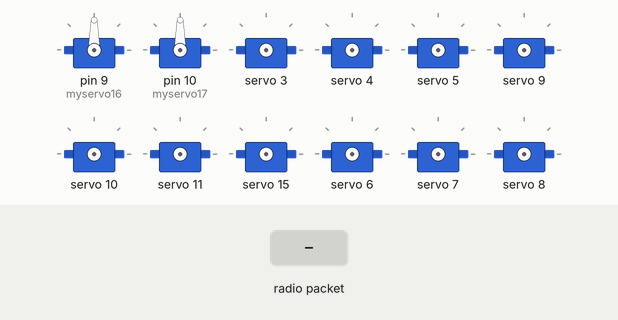
Bench run of a sketch on a simulated Arduino Uno, built with avr-gcc and run on an emulated ATmega328P. Parts: 12 × servo. The test bench sets the inputs (shaded band). No radio packets arrive unless stated; what the sketch prints to the serial monitor is not drawn.

Above: at 1.2 s.
1.3 s: radio packet "1" arrives
At 1.81 s:
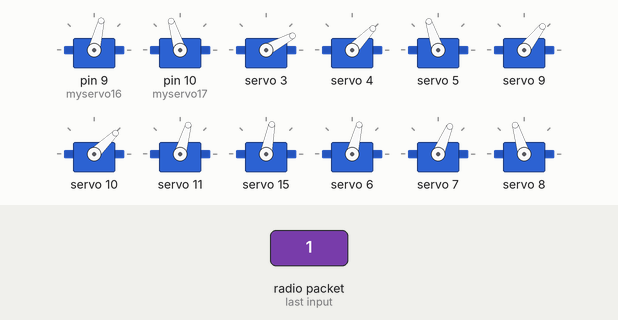
At 3.5 s:
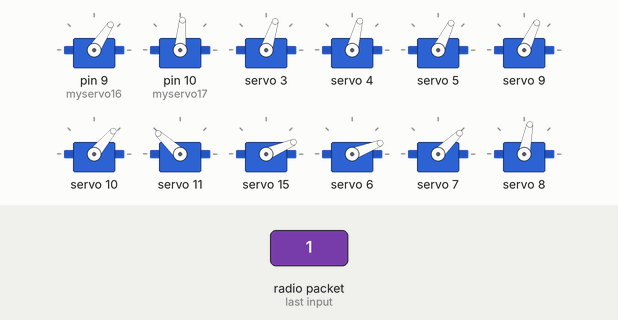
4.3 s: radio packet "2" arrives
At 16.3 s:
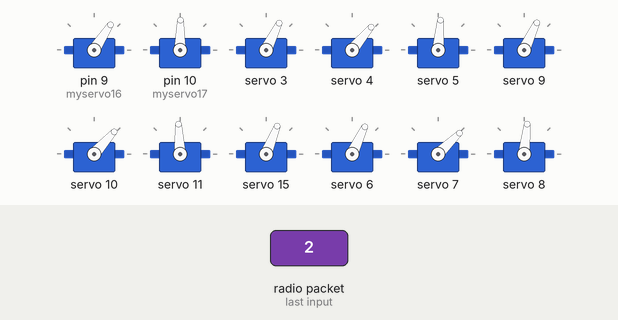
Timing chart, 0 to 16.6 s (numbered marks = the images above; inputs shaded):
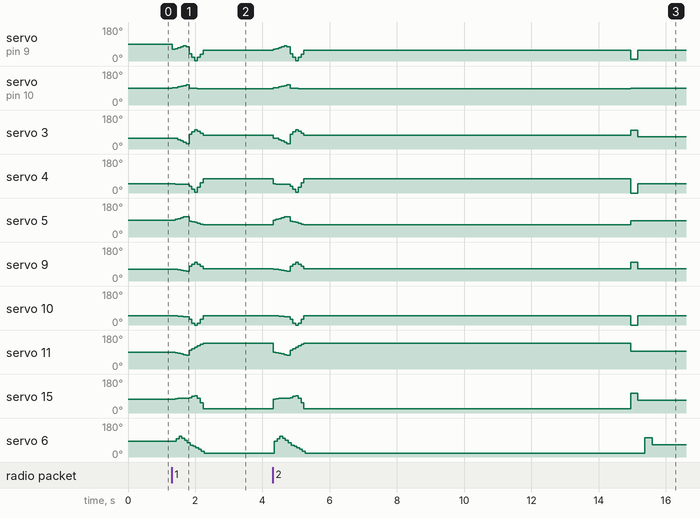

Measured:
- after the input at 1.3 s, servo on pin 10 (myservo17): rises from 90° to 107° in 0.41 s, then falls to 85° in 0.50 s; servo 5: rises from 89° to 108° in 0.33 s, then falls to 64° in 0.50 s

The sketch:

servo_calibration_servo2.ino
```cpp
#include <Wire.h>
#include <Adafruit_PWMServoDriver.h>
#include<ServoTimer2.h>
#include<math.h>
#include <VirtualWire.h>

byte message[VW_MAX_MESSAGE_LEN]; // a buffer to store the incoming messages
byte messageLength = VW_MAX_MESSAGE_LEN; // the size of the message


Adafruit_PWMServoDriver pwm = Adafruit_PWMServoDriver();

#define SERVOMIN0  115
#define SERVOMIN1  125
#define SERVOMIN2  125
#define SERVOMIN3  115
#define SERVOMIN4  125
#define SERVOMIN5  125
#define SERVOMIN6  120
#define SERVOMIN7  120
#define SERVOMIN8  125
#define SERVOMIN9  120
#define SERVOMIN10  120
#define SERVOMIN11  155
#define SERVOMIN12  120
#define SERVOMIN13  125
#define SERVOMIN14  115
#define SERVOMIN15  125

#define SERVOMAX0  575
#define SERVOMAX1  590
#define SERVOMAX2  580
#define SERVOMAX3  565
#define SERVOMAX4  590
#define SERVOMAX5  575
#define SERVOMAX6  580
#define SERVOMAX7  550
#define SERVOMAX8  570
#define SERVOMAX9  565
#define SERVOMAX10  580
#define SERVOMAX11  585
#define SERVOMAX12  570
#define SERVOMAX13  570
#define SERVOMAX14  535
#define SERVOMAX15  590

#define SERVOMIN16  140
#define SERVOMAX16  450
#define SERVOMIN17  150
#define SERVOMAX17  450

#ifndef M_PI
#define M_PI 3.1415926535
#endif

long int timecount=0;
int movecheck=1;

double constanta =4.8828125;
ServoTimer2 myservo16;
ServoTimer2 myservo17;
float Tibia=5.9,Femur=4.1,Coxa=5.2;
struct point
{
  float x,y,z;
};
struct leg
{
  float u1,u2,u3,angle1,angle2,angle3;
  point location,pos;
  float Zoffset,L,L1,Alpha,Alpha1,Alpha2,Beta,Gamma=0;
}leg[7];
/////////////////////////////////////////////////////////////////////////////////////////////////////////////////////////////////////////
float getGamma(float x,float y)
{
  return atan(y/x);
}
float getAlpha1(float zoffset,float l)
{
  return acos(zoffset/l);
}
float getAlpha2(float l)
{
  return acos((Tibia*Tibia-Femur*Femur-l*l)/(-2*Femur*l));
}
float getBeta(float l)
{
  return acos((l*l-Tibia*Tibia-Femur*Femur)/(-2*Tibia*Femur));
}
float getL(float zoffset,float l1)
{
  return sqrtf(zoffset*zoffset+((l1-Coxa)*(l1-Coxa)));
}
float getL1(float x1,float x2,float y1,float y2)
{
  return sqrt((x2-x1)*(x2-x1)+(y2-y1)*(y2-y1));
}
float toDegrees(float radian) {
    return radian * (180.0 / M_PI);
}
float toRadians(float degree)
{
  return (degree * M_PI  / 180.0) ;
}

void calculateAngles(int i)
{
    leg[i].Gamma=getGamma(leg[i].pos.x-leg[i].location.x,leg[i].pos.y-leg[i].location.y);
    leg[i].Zoffset=leg[i].pos.z-leg[i].location.z;
    leg[i].L1=getL1(leg[i].location.x,leg[i].pos.x,leg[i].location.y,leg[i].pos.y);
    leg[i].L=getL(leg[i].Zoffset,leg[i].L1);
    leg[i].Alpha1=getAlpha1(leg[i].Zoffset,leg[i].L);
    leg[i].Alpha2=getAlpha2(leg[i].L);
    leg[i].Alpha=leg[i].Alpha1+leg[i].Alpha2;
    leg[i].Beta=getBeta(leg[i].L);

    leg[i].Gamma=toDegrees(leg[i].Gamma);
    leg[i].Alpha=toDegrees(leg[i].Alpha);
    leg[i].Beta =toDegrees(leg[i].Beta);
    switch(i)
  {
    case 1:
    leg[i].Gamma-=60;
    break;
    case 2:

    break;
    case 3:
    leg[i].Gamma+=60;
    break;
    case 4:
    leg[i].Gamma-=60;
    break;
    case 5:

    break;
    case 6:
    leg[i].Gamma+=60;
    break;
  }
    //Serial.println(leg[i].Gamma);

    if(leg[i].Gamma>0) leg[i].u1=map(leg[i].Gamma,0,47,90,40);
    else leg[i].u1=map(leg[i].Gamma,0,-42,90,180);

    leg[i].u2=map(leg[i].Alpha,12,94,180,0);

    if(leg[i].Beta<90) leg[i].u3=map(leg[i].Beta,0,90,180,78);
    else leg[i].u3=map(leg[i].Beta,90,138,78,0);
}

void initLeg(int i)
{
  switch(i)
  {
    case 1:
    leg[i].pos.x=13.93675;
    leg[i].pos.y=9.498148;
    leg[i].pos.z=7.101;

    leg[i].location.x=17.725;
    leg[i].location.y=16;
    leg[i].location.z=0;
    break;

    case 2:
    leg[i].pos.x=7.8735;
    leg[i].pos.y=20;
    leg[i].pos.z=7.101;

    leg[i].location.x=15.4;
    leg[i].location.y=20;
    leg[i].location.z=0;
    break;

    case 3:
    leg[i].pos.x=13.93675;
    leg[i].pos.y=30.501852;
    leg[i].pos.z=7.101;

    leg[i].location.x=17.7255;
    leg[i].location.y=24;
    leg[i].location.z=0;
    break;

    case 4:
    leg[i].pos.x=26.06325;
    leg[i].pos.y=30.501852;
    leg[i].pos.z=7.101;

    leg[i].location.x=22.275;
    leg[i].location.y=24;
    leg[i].location.z=0;
    break;

    case 5:
    //myservo16.attach(9,SERVOMIN16*constanta,SERVOMAX16*constanta);
    //myservo17.attach(10,SERVOMIN17*constanta,SERVOMAX17*constanta);
    myservo16.attach(9);
    myservo17.attach(10);

    leg[i].pos.x=32.1265;
    leg[i].pos.y=20;
    leg[i].pos.z=7.101;

    leg[i].location.x=24.6;
    leg[i].location.y=20;
    leg[i].location.z=0;
    break;

    case 6:
    leg[i].pos.x=26.06325;
    leg[i].pos.y=9.498148;
    leg[i].pos.z=7.101;

    leg[i].location.x=22.275;
    leg[i].location.y=16;
    leg[i].location.z=0;
    break;
  }
  calculateLeg(i);
}

void calculateLeg(int i)
{
  switch(i)
  {
    case 1:
    calculateAngles(i);
    leg[i].angle3 = map(leg[i].u3, 0, 180, SERVOMIN3, SERVOMAX3);
    leg[i].angle2 = map(leg[i].u2, 0, 180, SERVOMIN4, SERVOMAX4);
    leg[i].angle1 = map(leg[i].u1, 0, 180, SERVOMIN5, SERVOMAX5);
    break;

    case 2:
    calculateAngles(i);
    leg[i].angle3 = map(leg[i].u3, 0, 180, SERVOMIN6, SERVOMAX6);
    leg[i].angle2 = map(leg[i].u2, 0, 180, SERVOMIN7, SERVOMAX7);
    leg[i].angle1 = map(leg[i].u1, 0, 180, SERVOMIN8, SERVOMAX8);
    break;

    case 3:
    calculateAngles(i);
    leg[i].angle3 = map(leg[i].u3, 0, 180, SERVOMIN9, SERVOMAX9);
    leg[i].angle2 = map(leg[i].u2, 0, 180, SERVOMIN10, SERVOMAX10);
    leg[i].angle1 = map(leg[i].u1, 0, 180, SERVOMIN11, SERVOMAX11);
    break;

    case 4:
    calculateAngles(i);
    leg[i].angle3 = map(leg[i].u3, 0, 180, SERVOMIN12, SERVOMAX12);
    leg[i].angle2 = map(leg[i].u2, 0, 180, SERVOMIN13, SERVOMAX13);
    leg[i].angle1 = map(leg[i].u1, 0, 180, SERVOMIN14, SERVOMAX14);
    break;

    case 5:
    calculateAngles(i);
    leg[i].angle3 = map(leg[i].u3, 0, 180, SERVOMIN15, SERVOMAX15);
    leg[i].angle2 = map(leg[i].u2, 0, 180, SERVOMIN16*constanta,SERVOMAX16*constanta);
    leg[i].angle1 = map(leg[i].u1, 0, 180, SERVOMIN17*constanta,SERVOMAX17*constanta);
    break;

    case 6:
    calculateAngles(i);
    leg[i].angle3 = map(leg[i].u3, 0, 180, SERVOMIN0, SERVOMAX0);
    leg[i].angle2 = map(leg[i].u2, 0, 180, SERVOMIN1, SERVOMAX1);
    leg[i].angle1 = map(leg[i].u1, 0, 180, SERVOMIN2, SERVOMAX2);
    break;
  }
}
void setLeg(int i)
{
  switch(i)
  {
    case 1:
    pwm.setPWM(3, 0, leg[i].angle3);
    pwm.setPWM(4, 0, leg[i].angle2);
    pwm.setPWM(5, 0, leg[i].angle1);
    break;
    case 2:
    pwm.setPWM(6, 0, leg[i].angle3);
    pwm.setPWM(7, 0, leg[i].angle2);
    pwm.setPWM(8, 0, leg[i].angle1);
    break;
    case 3:
    pwm.setPWM(9, 0, leg[i].angle3);
    pwm.setPWM(10, 0, leg[i].angle2);
    pwm.setPWM(11, 0, leg[i].angle1);
    break;
    case 4:
    pwm.setPWM(12, 0, leg[i].angle3);
    pwm.setPWM(13, 0, leg[i].angle2);
    pwm.setPWM(14, 0, leg[i].angle1);
    break;
    case 5:
    pwm.setPWM(15, 0, leg[i].angle3);
    myservo16.write(  leg[i].angle2);
    myservo17.write(  leg[i].angle1);
    break;
    case 6:
    pwm.setPWM(0, 0, leg[i].angle3);
    pwm.setPWM(1, 0, leg[i].angle2);
    pwm.setPWM(2, 0, leg[i].angle1);
    break;
  }
}

void moveLeg(int i,float rot,float d,float z)
{
  float x,y;
  x=sin(toRadians(rot))*d;
  y=cos(toRadians(rot))*d;
  //Serial.println(x);
  //Serial.println(y);
  leg[i].pos.x+=x;
  leg[i].pos.y+=y;
  leg[i].pos.z+=z;
  calculateLeg(i);
}

void moveBody(float rot,float d,float z)
{
      moveLeg(1,rot,-d/2,0);
      moveLeg(3,rot,-d/2,0);
      moveLeg(5,rot,-d/2,0);

      moveLeg(2,rot,d/2,-2);
      moveLeg(4,rot,d/2,-2);
      moveLeg(6,rot,d/2,-2);

    setLeg(1);
    setLeg(3);
    setLeg(5);
    delay(100);
    setLeg(2);
    setLeg(4);
    setLeg(6);
    delay(250);

      moveLeg(1,rot,-d/2,0);
      moveLeg(3,rot,-d/2,0);
      moveLeg(5,rot,-d/2,0);

      moveLeg(2,rot,d/2,2);
      moveLeg(4,rot,d/2,2);
      moveLeg(6,rot,d/2,2);

    setLeg(1);
    setLeg(3);
    setLeg(5);
    delay(100);
    setLeg(2);
    setLeg(4);
    setLeg(6);
    delay(250);

      moveLeg(1,rot,d,0);
      moveLeg(3,rot,d,0);
      moveLeg(5,rot,d,0);

      moveLeg(2,rot,-d,0);
      moveLeg(4,rot,-d,0);
      moveLeg(6,rot,-d,0);

  //1,3,5 forward
      moveLeg(2,rot,-d/2,0);
      moveLeg(4,rot,-d/2,0);
      moveLeg(6,rot,-d/2,0);

      moveLeg(1,rot,d/2,-2);
      moveLeg(3,rot,d/2,-2);
      moveLeg(5,rot,d/2,-2);

    setLeg(1);
    setLeg(3);
    setLeg(5);
    delay(100);
    setLeg(2);
    setLeg(4);
    setLeg(6);
    delay(250);
      moveLeg(2,rot,-d/2,0);
      moveLeg(4,rot,-d/2,0);
      moveLeg(6,rot,-d/2,0);

      moveLeg(1,rot,d/2,2);
      moveLeg(3,rot,d/2,2);
      moveLeg(5,rot,d/2,2);

    setLeg(1);
    setLeg(3);
    setLeg(5);
    delay(100);
    setLeg(2);
    setLeg(4);
    setLeg(6);
    delay(250);

      moveLeg(2,rot,d,0);
      moveLeg(4,rot,d,0);
      moveLeg(6,rot,d,0);

      moveLeg(1,rot,-d,0);
      moveLeg(3,rot,-d,0);
      moveLeg(5,rot,-d,0);
}

void moveBody2(float rot,float d,float z)
{
  for(int i=0;i<3;i++)
  {
      moveLeg(1,rot,-d/6.0,0);
      moveLeg(3,rot,-d/6.0,0);
      moveLeg(5,rot,-d/6.0,0);

      moveLeg(2,rot,d/6.0,-z/3.0);
      moveLeg(4,rot,d/6.0,-z/3.0);
      moveLeg(6,rot,d/6.0,-z/3.0);

    setLeg(1);
    setLeg(3);
    setLeg(5);
    delay(30);
    setLeg(2);
    setLeg(4);
    setLeg(6);
    delay(30);
  }
  for(int i=0;i<3;i++)
  {
      moveLeg(1,rot,-d/6.0,0);
      moveLeg(3,rot,-d/6.0,0);
      moveLeg(5,rot,-d/6.0,0);

      moveLeg(2,rot,d/6.0,z/3.0);
      moveLeg(4,rot,d/6.0,z/3.0);
      moveLeg(6,rot,d/6.0,z/3.0);

    setLeg(1);
    setLeg(3);
    setLeg(5);
    delay(30);
    setLeg(2);
    setLeg(4);
    setLeg(6);
    delay(30);
  }

      moveLeg(1,rot,d,0);
      moveLeg(3,rot,d,0);
      moveLeg(5,rot,d,0);

      moveLeg(2,rot,-d,0);
      moveLeg(4,rot,-d,0);
      moveLeg(6,rot,-d,0);

  //1,3,5 forward
  for(int i=0;i<3;i++)
  {
      moveLeg(2,rot,-d/6.0,0);
      moveLeg(4,rot,-d/6.0,0);
      moveLeg(6,rot,-d/6.0,0);

      moveLeg(1,rot,d/6.0,-z/3.0);
      moveLeg(3,rot,d/6.0,-z/3.0);
      moveLeg(5,rot,d/6.0,-z/3.0);

    setLeg(1);
    setLeg(3);
    setLeg(5);
    delay(30);
    setLeg(2);
    setLeg(4);
    setLeg(6);
    delay(30);
  }
  for(int i=0;i<3;i++)
  {
      moveLeg(2,rot,-d/6.0,0);
      moveLeg(4,rot,-d/6.0,0);
      moveLeg(6,rot,-d/6.0,0);

      moveLeg(1,rot,d/6.0,z/3.0);
      moveLeg(3,rot,d/6.0,z/3.0);
      moveLeg(5,rot,d/6.0,z/3.0);

    setLeg(1);
    setLeg(3);
    setLeg(5);
    delay(30);
    setLeg(2);
    setLeg(4);
    setLeg(6);
    delay(30);
  }

      moveLeg(2,rot,d,0);
      moveLeg(4,rot,d,0);
      moveLeg(6,rot,d,0);

      moveLeg(1,rot,-d,0);
      moveLeg(3,rot,-d,0);
      moveLeg(5,rot,-d,0);
}

void moveBody3(float rot,float d,float z)
{
      moveLeg(2,0,0,-z);
      moveLeg(4,0,0,-z);
      moveLeg(6,0,0,-z);
    setLeg(2);
    setLeg(4);
    setLeg(6);
    delay(30);
  for(int i=0;i<6;i++)
  {
      moveLeg(1,rot,-d/6.0,0);
      moveLeg(3,rot,-d/6.0,0);
      moveLeg(5,rot,-d/6.0,0);

      moveLeg(2,rot,d/6.0,0);
      moveLeg(4,rot,d/6.0,0);
      moveLeg(6,rot,d/6.0,0);

    setLeg(1);
    setLeg(3);
    setLeg(5);
    delay(30);
    setLeg(2);
    setLeg(4);
    setLeg(6);
    delay(30);
  }
      moveLeg(2,0,0,z);
      moveLeg(4,0,0,z);
      moveLeg(6,0,0,z);
    setLeg(2);
    setLeg(4);
    setLeg(6);
    delay(30);

      moveLeg(1,rot,d,0);
      moveLeg(3,rot,d,0);
      moveLeg(5,rot,d,0);

      moveLeg(2,rot,-d,0);
      moveLeg(4,rot,-d,0);
      moveLeg(6,rot,-d,0);

  //1,3,5 forward
      moveLeg(1,0,0,-z);
      moveLeg(3,0,0,-z);
      moveLeg(5,0,0,-z);
    setLeg(1);
    setLeg(3);
    setLeg(5);
    delay(30);

  for(int i=0;i<6;i++)
  {
      moveLeg(2,rot,-d/6.0,0);
      moveLeg(4,rot,-d/6.0,0);
      moveLeg(6,rot,-d/6.0,0);

      moveLeg(1,rot,d/6.0,0);
      moveLeg(3,rot,d/6.0,0);
      moveLeg(5,rot,d/6.0,0);

    setLeg(1);
    setLeg(3);
    setLeg(5);
    delay(30);
    setLeg(2);
    setLeg(4);
    setLeg(6);
    delay(30);
  }
      moveLeg(1,0,0,z);
      moveLeg(3,0,0,z);
      moveLeg(5,0,0,z);
    setLeg(1);
    setLeg(3);
    setLeg(5);
    delay(30);

      moveLeg(2,rot,d,0);
      moveLeg(4,rot,d,0);
      moveLeg(6,rot,d,0);

      moveLeg(1,rot,-d,0);
      moveLeg(3,rot,-d,0);
      moveLeg(5,rot,-d,0);
}

void moveHeight(float z)
{

      moveLeg(1,0,0,z);
      moveLeg(3,0,0,z);
      moveLeg(5,0,0,z);
      moveLeg(2,0,0,z);
      moveLeg(4,0,0,z);
      moveLeg(6,0,0,z);

    setLeg(1);
    setLeg(3);
    setLeg(5);
    delay(200);
    setLeg(2);
    setLeg(4);
    setLeg(6);
    delay(200);
      moveLeg(1,0,0,-z);
      moveLeg(3,0,0,-z);
      moveLeg(5,0,0,-z);
      moveLeg(2,0,0,-z);
      moveLeg(4,0,0,-z);
      moveLeg(6,0,0,-z);
}

void resetBody(float inaltime)
{
        moveLeg(1,0,0,-inaltime);
        moveLeg(3,0,0,-inaltime);
        moveLeg(5,0,0,-inaltime);
        setLeg(1);
        setLeg(3);
        setLeg(5);
        delay(200);

        moveLeg(1,0,0,inaltime);
        moveLeg(3,0,0,inaltime);
        moveLeg(5,0,0,inaltime);
        setLeg(1);
        setLeg(3);
        setLeg(5);
        delay(200);

        moveLeg(2,0,0,-inaltime);
        moveLeg(4,0,0,-inaltime);
        moveLeg(6,0,0,-inaltime);
        setLeg(2);
        setLeg(4);
        setLeg(6);
        delay(200);

        moveLeg(2,0,0,inaltime);
        moveLeg(4,0,0,inaltime);
        moveLeg(6,0,0,inaltime);
        setLeg(2);
        setLeg(4);
        setLeg(6);
        delay(200);
}
/////////////////////////////////////////////////////////////////////////////////////////////////////////////////////////////////////////

void setup()
{
  Serial.begin(9600);
  Serial.println("16 channel Servo test!");

  initLeg(1);
  initLeg(2);
  initLeg(3);
  initLeg(4);
  initLeg(5);
  initLeg(6);

  // Initialize the IO and ISR
    vw_setup(2000); // Bits per sec

    vw_rx_start(); // Start the receiver

  //float anglex,angley;
  //myservo16.attach(9);
  //myservo17.attach(10);
  //anglex=map(60, 0, 180, SERVOMIN16*constanta, SERVOMAX16*constanta);
  //angley=map(90, 0, 180, SERVOMIN15, SERVOMAX15);
  //angle=map(u3, 0, 180, SERVOMIN17*constanta, SERVOMAX17*constanta);
  //myservo16.write(  anglex);
  //pwm.setPWM(15, 0, angley);
  //myservo17.write(  SERVOMIN17*constanta);

  pwm.begin();
  pwm.setPWMFreq(60);  // Analog servos run at ~60 Hz updates
  yield();
}

void setServoPulse(uint8_t n, double pulse)
{
  double pulselength;
  pulselength = 1000000;   // 1,000,000 us per second
  pulselength /= 60;   // 60 Hz
  Serial.print(pulselength); Serial.println(" us per period");
  pulselength /= 4096;  // 12 bits of resolution
  Serial.print(pulselength); Serial.println(" us per bit");
  pulse *= 1000;
  pulse /= pulselength;
  Serial.println(pulse);
  pwm.setPWM(n, 0, pulse);
}

void loop()
{
  int rotatie=0,distanta=3,inaltime=2;

    if (vw_get_message(message, &messageLength)) // Non-blocking
    {
      int mesaj,dist,height;
        Serial.print("Received: ");
        dist=(int)message[0]-48;
        height=(int)message[1]-48;
        mesaj=((int)message[2]-48)*100+((int)message[3]-48)*10+((int)message[4]-48);

        if(height==1) {moveHeight(2);}
        if(height==2) {moveHeight(-2);}

        rotatie=mesaj;
        if(dist>0) moveBody2(rotatie,distanta,inaltime);
        timecount=0;
        movecheck=1;
        Serial.print(dist);
        Serial.print(height);
        Serial.print(mesaj);
        Serial.println();
    }
    else
    {
      timecount+=1;
      if(timecount==100000)
      {
        Serial.print("No message\n");
        if(movecheck==1) resetBody(inaltime);
        movecheck=0;
        timecount=0;
        }
    }

      //delay(2000);
      //moveHeight(inaltime);
      //delay(2000);
      //moveHeight(-inaltime);


}
```
